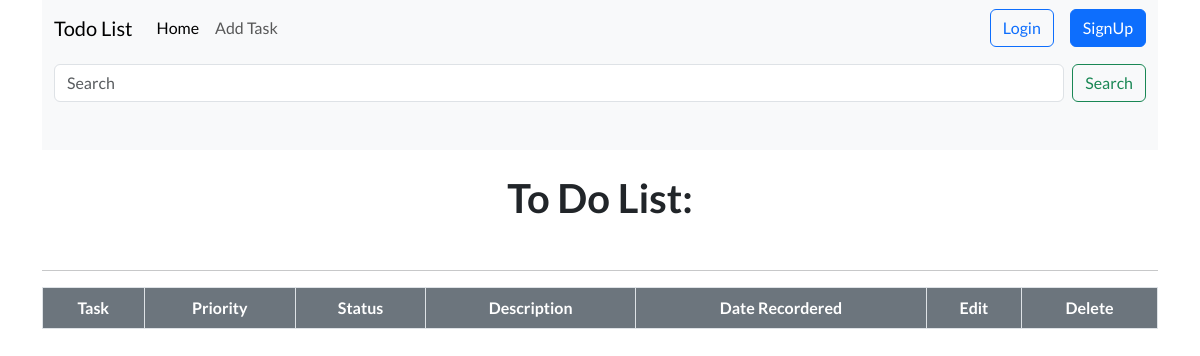
The app's page /, older data.
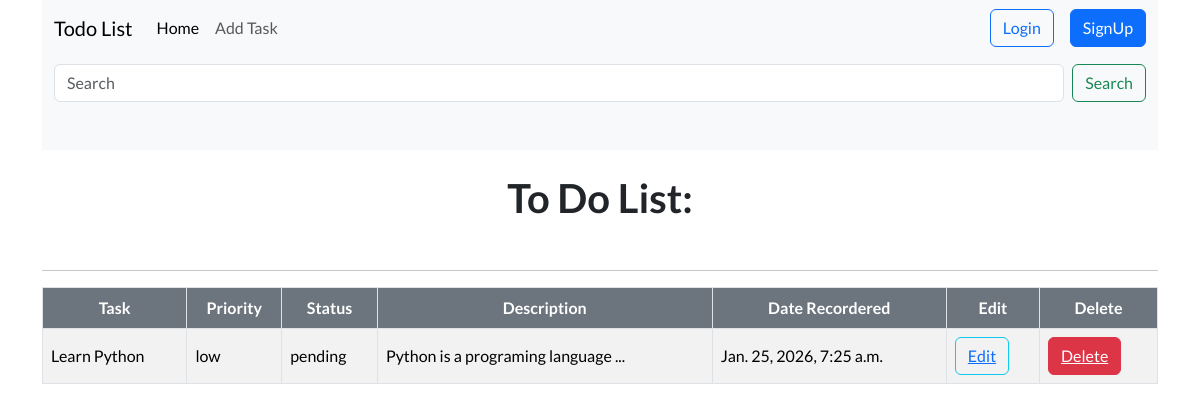
The same page, newer data.
### tasks/models.py (models this page shows, shortened)
class Tasks(models.Model):
    STATUS_CHOISES = [
        ("pending", "Pending"),
        ("in_progress", "In Progress"),
        ("compted", "Completed"),
    ]
    PRIORITY = [("1", "Low"), ("2", "Medium"), ("3", "High")]
    id = models.UUIDField(primary_key=True, default=uuid.uuid4, editable=False)
    user = models.ForeignKey(
        "User", on_delete=models.CASCADE, related_name="tasks", unique=True
    )
    task = models.CharField(max_length=256, blank=False, null=False)
    status = models.CharField(
        max_length=64, choices=STATUS_CHOISES, default=STATUS_CHOISES[1][0]
    )
    priority = models.CharField(max_length=64, choices=PRIORITY, default=PRIORITY[0][0])
    description = models.TextField(blank=True)
    date_added = models.DateTimeField(default=timezone.now)
    date_updated = models.DateTimeField(default=timezone.now)
    class Meta:
        ordering = ['-priority', '-date_added']

### tasks/views.py (the view)
# urls.py: 2. Add a URL to urlpatterns:  path('', views.home, name='home')
def home(request):
    tasks = Tasks.objects.select_related("user").all().order_by("-priority", "-date_added")
    return render(request, "tasks/home.html", {"tasks": tasks})

### tasks/templates/tasks/home.html (shortened to what this page needs)
{% extends 'tasks/base.html' %}
{% block content  %}
<div class="min-vh-100">
  <div class="d-flex justify-content-center align-items-center p-4">
  <h1 class="fw-bold">To Do List: </h1>
  </div>
  <hr>
  <div class="table-resonsive">
    <table class="table table-bordered table-striped table-hover align-middle">
    <thead class="text-center ">
      <th class="bg-secondary text-white">
        Task
      </th>
      <th class="bg-secondary text-white">
        Priority
      </th>
      <th class="bg-secondary text-white">
        Status
      </th>
      <th class="bg-secondary text-white">
        Description
      </th>
      <th class="bg-secondary text-white">
        Date Recordered
      </th>
      <th class="bg-secondary text-white">
        Edit
      </th>
      <th class="bg-secondary text-white">
        Delete
      </th>
    </thead>
    <tbody>
      {% for task in tasks %}
      <tr>
        <td>{{task.task}}</td>
         <td>{{task.priority}}</td>
         <td>{{task.status}}</td>
         <td>{{task.description|slice:":40"}} ...</td>
         <td>{{task.date_added}}</td>
         <td>
          <button class="btn btn-outline-info "><a href="{% url 'edit_task' task.id %}">Edit</a></button>
         </td>
         <td>
          <button class="btn btn-danger"><a href="{% url 'delete_task' task.id %}" class="text-white">Delete</a></button>
         </td>
      </tr>
        {% endfor %}
    </tbody>
  </table>
  </div>
</div>
{% endblock %}

### tasks/templates/tasks/base.html (shortened to what this page needs)
{% load static %}
<!DOCTYPE html>
<html lang="en">
<head>
    <link href="https://cdn.jsdelivr.net/npm/bootstrap@5.3.8/dist/css/bootstrap.min.css" rel="stylesheet">
    <link rel="stylesheet" href="https://cdnjs.cloudflare.com/ajax/libs/font-awesome/6.0.0-beta3/css/all.min.css">
</head>
<body class="container" style="font-family: 'lato';">
{% block header %}
<nav class="navbar navbar-expand-lg bg-body-tertiary">
  <div class="container-fluid">
    <a class="navbar-brand" href="{% url 'home' %}">Todo List</a>
    <div class="collapse navbar-collapse" id="navbarTogglerDemo02">
      <ul class="navbar-nav me-auto mb-2 mb-lg-0">
        <li class="nav-item">
          <a class="nav-link active" aria-current="page" href="{% url 'home' %}">Home</a>
        </li>
        <li class="nav-item">
          <a class="nav-link" href="{% url 'new_task' %}">Add Task</a>
        </li>
      </ul>
        <ul class="navbar-nav list-unstyled ms-auto d-flex gap-2">
          {% if user.is_authenticated %}
  <li class="nav-item">
    <span class="navbar-text">
      Welcome, {{ user.username }}!
    </span>
    <i class="fas fa-user-circle text-primary"></i>
  <li class="nav-item">
    <form method="post" action="{% url 'account_logout' %}">
      {% csrf_token %}
      <button type="submit" class="nav-link btn btn-link p-0">Logout</button>
    </form>
  </li>
{% else %}
                <li class="nav-item me-md-2">
                  <a class="btn btn-outline-primary w-100 w-md-auto mb-2 mb-md-0" href="{% url 'account_login' %}">
                    Login
                  </a>
                </li>
                  <li class="nav-item">
                  <a class="btn btn-primary w-100 w-md-auto" href="{% url 'account_signup' %}">SignUp</a>
                </li>
            {% endif %}
        </ul>
    </div>
  </div>
</nav>
{% endblock%}
  {% block search %}
    <nav class="navbar bg-body-tertiary pb-5">
  <div class="container-fluid">
    <form class="d-flex w-100 w-md-auto" role="search" action="{% url 'search' %}">
      <input class="form-control flex-grow-1 me-2" type="search" placeholder="Search" aria-label="Search" name="q"/>
      <button class="btn btn-outline-success" type="submit">Search</button>
    </form>
  </div>
</nav>
  {% endblock %}
    {% block content %}
 {% endblock %}
</body>
</html>

Row changes from the older to the newer data that the page shows:
added Tasks: task "Learn Python", priority "low", status "pending", description "Python is a programing language", date_added "Jan. 25, 2026, 7:25 a.m."
